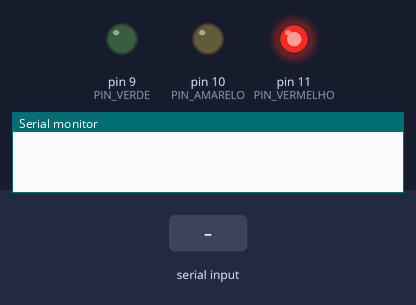
The sketch below on a simulated Arduino Uno, built with avr-gcc and run on an emulated ATmega328P. Parts: output pins drawn as LEDs (lit = HIGH), the last lines printed to the serial monitor. Dashed ring = blinking. The inputs (shaded band) are chosen by the test bench.

Above: at 0.1 s.
At 1.8 s:
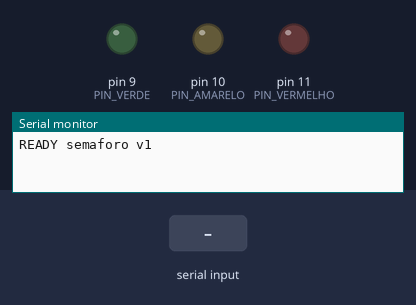
1.9 s: "B\n" received over Serial
At 2.25 s:
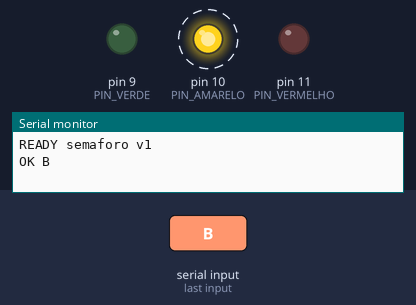
4.9 s: "PING\n" received over Serial
7.9 s: "S?\n" received over Serial
Timing chart, 0 to 16.9 s (numbered marks = the images above; inputs shaded):
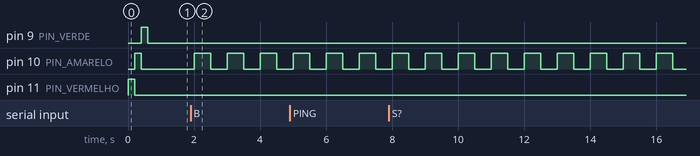

The sketch:

semaforo.ino
```cpp
// semaforo.ino - firmware da oficina "agente de IA controla um semáforo"
//
// Protocolo v1 (115200 baud, linhas terminadas em '\n'):
//   (no boot)          -> READY semaforo v1
//   PING               -> PONG
//   L R | L Y | L G | L O -> OK L <x>   (acende um LED; O = todos apagados)
//   B                  -> OK B          (amarelo piscante)
//   S?                 -> S <a> <b>     (potenciômetros A0 e A1, 0-1023)
//   outro              -> ERR <mensagem>
//
// Watchdog: sem nenhum comando por 3 s, o amarelo pisca (daemon parou ou cabo solto).
// O próximo comando válido restaura o LED anterior.
//
// Este firmware NÃO tem regras de segurança: elas ficam no daemon (tl daemon).
//
// Ligações (Arduino Uno):
//   D11 -> resistor 220 ohm -> LED vermelho -> GND
//   D10 -> resistor 220 ohm -> LED amarelo  -> GND
//   D9  -> resistor 220 ohm -> LED verde    -> GND
//   Potenciômetro A: pontas em 5V e GND, pino do meio em A0
//   Potenciômetro B: pontas em 5V e GND, pino do meio em A1

const int PIN_VERMELHO = 11;
const int PIN_AMARELO = 10;
const int PIN_VERDE = 9;
const int PIN_POT_A = A0;
const int PIN_POT_B = A1;

const unsigned long WATCHDOG_MS = 3000;
const unsigned long PISCA_MS = 500;
const int TAM_LINHA = 32;

char linha[TAM_LINHA];
int tamLinha = 0;
bool linhaLonga = false;

char ledAtual = 'O';        // R, Y, G, O ou B (piscante pedido pelo PC)
bool watchdogAtivo = false;
unsigned long ultimoComando = 0;

void aplicarLeds(bool vermelho, bool amarelo, bool verde) {
  digitalWrite(PIN_VERMELHO, vermelho ? HIGH : LOW);
  digitalWrite(PIN_AMARELO, amarelo ? HIGH : LOW);
  digitalWrite(PIN_VERDE, verde ? HIGH : LOW);
}

void atualizarLeds() {
  if (watchdogAtivo || ledAtual == 'B') {
    bool aceso = (millis() / PISCA_MS) % 2 == 0;
    aplicarLeds(false, aceso, false);
    return;
  }
  aplicarLeds(ledAtual == 'R', ledAtual == 'Y', ledAtual == 'G');
}

void tratarComando(char *cmd) {
  ultimoComando = millis();
  watchdogAtivo = false;

  if (strcmp(cmd, "PING") == 0) {
    Serial.println(F("PONG"));
  } else if (strcmp(cmd, "S?") == 0) {
    int a = analogRead(PIN_POT_A);
    int b = analogRead(PIN_POT_B);
    Serial.print(F("S "));
    Serial.print(a);
    Serial.print(' ');
    Serial.println(b);
  } else if (strcmp(cmd, "B") == 0) {
    ledAtual = 'B';
    Serial.println(F("OK B"));
  } else if (cmd[0] == 'L' && cmd[1] == ' ' && cmd[3] == '\0' &&
             (cmd[2] == 'R' || cmd[2] == 'Y' || cmd[2] == 'G' || cmd[2] == 'O')) {
    ledAtual = cmd[2];
    Serial.print(F("OK L "));
    Serial.println(cmd[2]);
  } else {
    Serial.println(F("ERR comando desconhecido"));
  }
}

void lerSerial() {
  while (Serial.available() > 0) {
    char c = (char)Serial.read();
    if (c == '\r') {
      continue;
    }
    if (c == '\n') {
      if (linhaLonga) {
        Serial.println(F("ERR linha longa"));
      } else if (tamLinha > 0) {
        linha[tamLinha] = '\0';
        tratarComando(linha);
      }
      tamLinha = 0;
      linhaLonga = false;
      continue;
    }
    if (tamLinha < TAM_LINHA - 1) {
      linha[tamLinha++] = c;
    } else {
      linhaLonga = true;
    }
  }
}

void setup() {
  pinMode(PIN_VERMELHO, OUTPUT);
  pinMode(PIN_AMARELO, OUTPUT);
  pinMode(PIN_VERDE, OUTPUT);
  Serial.begin(115200);

  // Teste rápido dos LEDs no boot: vermelho, amarelo, verde.
  aplicarLeds(true, false, false);
  delay(200);
  aplicarLeds(false, true, false);
  delay(200);
  aplicarLeds(false, false, true);
  delay(200);
  aplicarLeds(false, false, false);

  ultimoComando = millis();
  Serial.println(F("READY semaforo v1"));
}

void loop() {
  lerSerial();
  if (!watchdogAtivo && millis() - ultimoComando > WATCHDOG_MS) {
    watchdogAtivo = true;
  }
  atualizarLeds();
}
```

Measured:
- by itself, pin 10 (PIN_AMARELO): alternates HIGH for 0.50 s and LOW for 0.50 s
